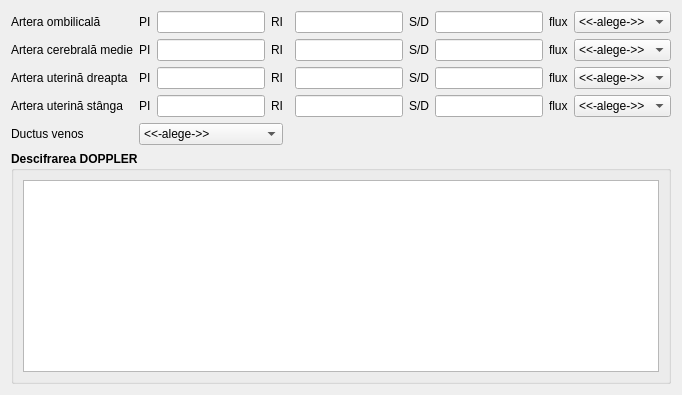
                 <widget class="QWidget" name="tab_3">
                  <attribute name="title">
                   <string>Velocimetrie Doppler</string>
                  </attribute>
                  <layout class="QGridLayout" name="gridLayout_76">
                   <item row="2" column="6">
                    <widget class="QLabel" name="label_221">
                     <property name="text">
                      <string>S/D</string>
                     </property>
                    </widget>
                   </item>
                   <item row="3" column="6">
                    <widget class="QLabel" name="label_225">
                     <property name="text">
                      <string>S/D</string>
                     </property>
                    </widget>
                   </item>
                   <item row="1" column="0">
                    <widget class="QLabel" name="label_207">
                     <property name="text">
                      <string>Artera cerebrală medie</string>
                     </property>
                    </widget>
                   </item>
                   <item row="1" column="7">
                    <widget class="QLineEdit" name="gestation2_cerebral_SD"/>
                   </item>
                   <item row="0" column="7">
                    <widget class="QLineEdit" name="gestation2_ombilic_SD"/>
                   </item>
                   <item row="1" column="9">
                    <widget class="QComboBox" name="gestation2_cerebral_flux">
                     <item>
                      <property name="text">
                       <string>&lt;&lt;-alege-&gt;&gt;</string>
                      </property>
                     </item>
                     <item>
                      <property name="text">
                       <string>normal</string>
                      </property>
                     </item>
                     <item>
                      <property name="text">
                       <string>anormal</string>
                      </property>
                     </item>
                    </widget>
                   </item>
                   <item row="2" column="3">
                    <widget class="QLabel" name="label_220">
                     <property name="text">
                      <string>RI</string>
                     </property>
                    </widget>
                   </item>
                   <item row="3" column="1">
                    <widget class="QLabel" name="label_223">
                     <property name="text">
                      <string>PI</string>
                     </property>
                    </widget>
                   </item>
                   <item row="3" column="0">
                    <widget class="QLabel" name="label_209">
                     <property name="text">
                      <string>Artera uterină stânga</string>
                     </property>
                    </widget>
                   </item>
                   <item row="1" column="6">
                    <widget class="QLabel" name="label_217">
                     <property name="text">
                      <string>S/D</string>
                     </property>
                    </widget>
                   </item>
                   <item row="2" column="5">
                    <widget class="QLineEdit" name="gestation2_uterRight_RI"/>
                   </item>
                   <item row="0" column="3">
                    <widget class="QLabel" name="label_212">
                     <property name="text">
                      <string>RI</string>
                     </property>
                    </widget>
                   </item>
                   <item row="3" column="5">
                    <widget class="QLineEdit" name="gestation2_uterLeft_RI"/>
                   </item>
                   <item row="3" column="3">
                    <widget class="QLabel" name="label_224">
                     <property name="text">
                      <string>RI</string>
                     </property>
                    </widget>
                   </item>
                   <item row="2" column="0">
                    <widget class="QLabel" name="label_208">
                     <property name="text">
                      <string>Artera uterină dreapta</string>
                     </property>
                    </widget>
                   </item>
                   <item row="2" column="7">
                    <widget class="QLineEdit" name="gestation2_uterRight_SD"/>
                   </item>
                   <item row="3" column="7">
                    <widget class="QLineEdit" name="gestation2_uterLeft_SD"/>
                   </item>
                   <item row="0" column="1">
                    <widget class="QLabel" name="label_211">
                     <property name="text">
                      <string>PI</string>
                     </property>
                    </widget>
                   </item>
                   <item row="2" column="9">
                    <widget class="QComboBox" name="gestation2_uterRight_flux">
                     <item>
                      <property name="text">
                       <string>&lt;&lt;-alege-&gt;&gt;</string>
                      </property>
                     </item>
                     <item>
                      <property name="text">
                       <string>normal</string>
                      </property>
                     </item>
                     <item>
                      <property name="text">
                       <string>anormal</string>
                      </property>
                     </item>
                    </widget>
                   </item>
                   <item row="2" column="8">
                    <widget class="QLabel" name="label_222">
                     <property name="text">
                      <string>flux</string>
                     </property>
                    </widget>
                   </item>
                   <item row="1" column="8">
                    <widget class="QLabel" name="label_218">
                     <property name="text">
                      <string>flux</string>
                     </property>
                    </widget>
                   </item>
                   <item row="4" column="0">
                    <widget class="QLabel" name="label_210">
                     <property name="text">
                      <string>Ductus venos</string>
                     </property>
                    </widget>
                   </item>
                   <item row="4" column="1" colspan="3">
                    <widget class="QComboBox" name="gestation2_ductVenos">
                     <item>
                      <property name="text">
                       <string>&lt;&lt;-alege-&gt;&gt;</string>
                      </property>
                     </item>
                     <item>
                      <property name="text">
                       <string>normal</string>
                      </property>
                     </item>
                     <item>
                      <property name="text">
                       <string>anormal redus</string>
                      </property>
                     </item>
                     <item>
                      <property name="text">
                       <string>anormal nul</string>
                      </property>
                     </item>
                     <item>
                      <property name="text">
                       <string>anormal revers</string>
                      </property>
                     </item>
                     <item>
                      <property name="text">
                       <string>dificil</string>
                      </property>
                     </item>
                    </widget>
                   </item>
                   <item row="1" column="5">
                    <widget class="QLineEdit" name="gestation2_cerebral_RI"/>
                   </item>
                   <item row="0" column="9">
                    <widget class="QComboBox" name="gestation2_ombilic_flux">
                     <item>
                      <property name="text">
                       <string>&lt;&lt;-alege-&gt;&gt;</string>
                      </property>
                     </item>
                     <item>
                      <property name="text">
                       <string>normal</string>
                      </property>
                     </item>
                     <item>
                      <property name="text">
                       <string>anormal</string>
                      </property>
                     </item>
                    </widget>
                   </item>
                   <item row="3" column="8">
                    <widget class="QLabel" name="label_226">
                     <property name="text">
                      <string>flux</string>
                     </property>
                    </widget>
                   </item>
                   <item row="3" column="9">
                    <widget class="QComboBox" name="gestation2_uterLeft_flux">
                     <item>
                      <property name="text">
                       <string>&lt;&lt;-alege-&gt;&gt;</string>
                      </property>
                     </item>
                     <item>
                      <property name="text">
                       <string>normal</string>
                      </property>
                     </item>
                     <item>
                      <property name="text">
                       <string>anormal</string>
                      </property>
                     </item>
                    </widget>
                   </item>
                   <item row="0" column="5">
                    <widget class="QLineEdit" name="gestation2_ombilic_RI"/>
                   </item>
                   <item row="0" column="0">
                    <widget class="QLabel" name="label_206">
                     <property name="text">
                      <string>Artera ombilicală</string>
                     </property>
                    </widget>
                   </item>
                   <item row="2" column="1">
                    <widget class="QLabel" name="label_219">
                     <property name="text">
                      <string>PI</string>
                     </property>
                    </widget>
                   </item>
                   <item row="0" column="6">
                    <widget class="QLabel" name="label_213">
                     <property name="text">
                      <string>S/D</string>
                     </property>
                    </widget>
                   </item>
                   <item row="1" column="1">
                    <widget class="QLabel" name="label_215">
                     <property name="text">
                      <string>PI</string>
                     </property>
                    </widget>
                   </item>
                   <item row="1" column="3">
                    <widget class="QLabel" name="label_216">
                     <property name="text">
                      <string>RI</string>
                     </property>
                    </widget>
                   </item>
                   <item row="5" column="0" colspan="10">
                    <widget class="QGroupBox" name="groupBox_35">
                     <property name="font">
                      <font>
                       <family>Segoe UI</family>
                       <bold>true</bold>
                      </font>
                     </property>
                     <property name="title">
                      <string>Descifrarea DOPPLER</string>
                     </property>
                     <layout class="QGridLayout" name="gridLayout_83">
                      <item row="0" column="0">
                       <widget class="QTextEdit" name="gestation2_infoDoppler">
                        <property name="font">
                         <font>
                          <family>Segoe UI</family>
                          <bold>false</bold>
                         </font>
                        </property>
                        <property name="readOnly">
                         <bool>true</bool>
                        </property>
                       </widget>
                      </item>
                     </layout>
                    </widget>
                   </item>
                   <item row="3" column="2">
                    <widget class="QLineEdit" name="gestation2_uterLeft_PI"/>
                   </item>
                   <item row="2" column="2">
                    <widget class="QLineEdit" name="gestation2_uterRight_PI"/>
                   </item>
                   <item row="1" column="2">
                    <widget class="QLineEdit" name="gestation2_cerebral_PI"/>
                   </item>
                   <item row="0" column="2">
                    <widget class="QLineEdit" name="gestation2_ombilic_PI"/>
                   </item>
                   <item row="0" column="8">
                    <widget class="QLabel" name="label_214">
                     <property name="text">
                      <string>flux</string>
                     </property>
                    </widget>
                   </item>
                  </layout>
                 </widget>
